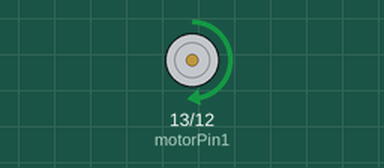
This sketch was run on a simulated Arduino Uno, built with avr-gcc and run on an emulated ATmega328P. On the bench: motor-driver pin pairs drawn as motors (green arrow = first pin HIGH = forward, orange = second pin HIGH = backward, longer = more drive, scaled by the enable pin).

Above: at 1.0 s.
At 3.0 s:
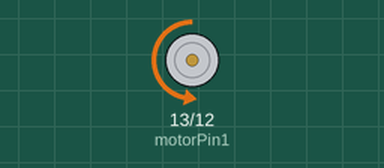
At 5.5 s:
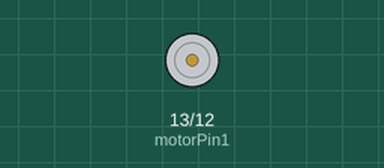
Timing chart, 0 to 9.1 s (numbered marks = the images above):
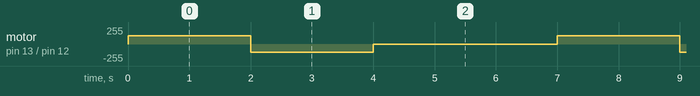

The sketch:

H-bridge-module.ino
```cpp
/********************************************************
 * Componente: Módulo puente H
 * Autora: Giulianna Torres Campodónico
 ********************************************************/
int motorPin1= 13;
int motorPin2= 12;
int ena= 11; // PWM pin for speed control

void setup() {
  pinMode(motorPin1, OUTPUT);
  pinMode(motorPin2, OUTPUT);
  pinMode(ena,  OUTPUT);

}

void loop() {
  // rotate motor forward
  digitalWrite(motorPin1,  HIGH);
  digitalWrite(motorPin2, LOW);
  analogWrite(ena, 127); // sets ~50% duty cycle
  delay(2000);

   // rotate motor backward
  digitalWrite(motorPin1,  LOW);
  digitalWrite(motorPin2, HIGH);
  analogWrite(ena, 127);
  delay(2000);

  // stop motor
  digitalWrite(motorPin1,  LOW);
  digitalWrite(motorPin2, LOW);
  delay(3000);
}
```

Measured:
- by itself, motor on pin 13 (motorPin1) / pin 12 (motorPin2): repeats every 7.0 s: backward 127/255 2.0 s, stopped 3.0 s, forward 127/255 2.0 s
